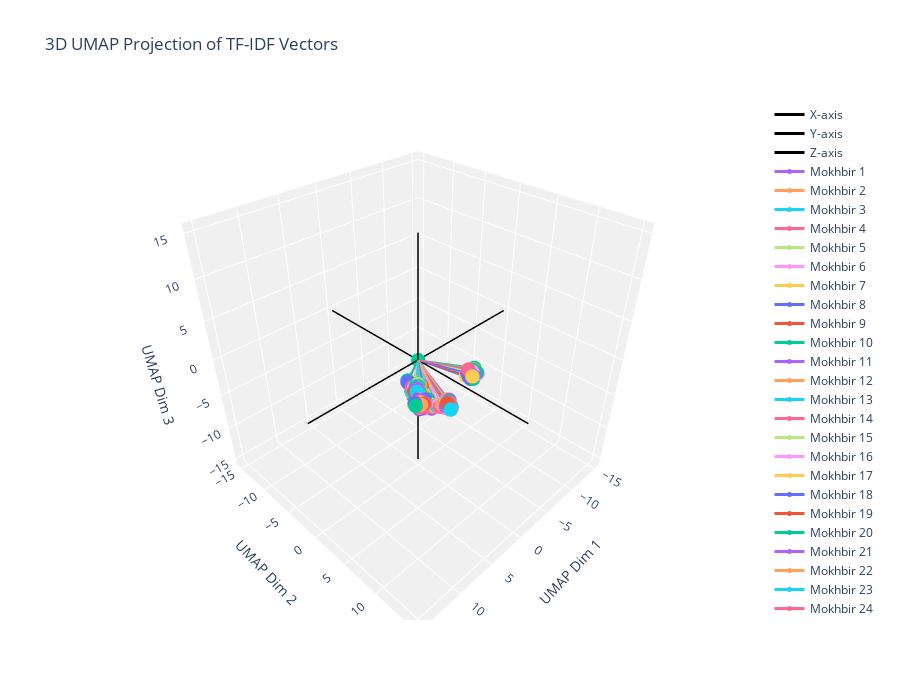

The code cell stored with this chart in its notebook:
### Code cell
plot_3d_vectors(X_umap, labels=labels, colors=None, title="3D UMAP Projection of TF-IDF Vectors")

### Figure 1 — Plotly figure (JSON) as saved in the notebook; plotly's stock layout.template omitted (floating-point values rounded to 4 significant figures)
{"data": [{"line": {"color": "black", "width": 3}, "mode": "lines", "name": "X-axis", "type": "scatter3d", "x": [-15.09, 15.09], "y": [0, 0], "z": [0, 0]}, {"line": {"color": "black", "width": 3}, "mode": "lines", "name": "Y-axis", "type": "scatter3d", "x": [0, 0], "y": [-15.09, 15.09], "z": [0, 0]}, {"line": {"color": "black", "width": 3}, "mode": "lines", "name": "Z-axis", "type": "scatter3d", "x": [0, 0], "y": [0, 0], "z": [-15.09, 15.09]}, {"line": {"width": 3}, "marker": {"size": 5}, "mode": "lines+markers", "name": "Mokhbir 1", "type": "scatter3d", "x": [0, 9.775], "y": [0, 10.05], "z": [0, 5.631]}, {"line": {"width": 3}, "marker": {"size": 5}, "mode": "lines+markers", "name": "Mokhbir 2", "type": "scatter3d", "x": [0, 10.66], "y": [0, 10.18], "z": [0, 5.777]}, {"line": {"width": 3}, "marker": {"size": 5}, "mode": "lines+markers", "name": "Mokhbir 3", "type": "scatter3d", "x": [0, 8.365], "y": [0, 8.181], "z": [0, 4.723]}, {"line": {"width": 3}, "marker": {"size": 5}, "mode": "lines+markers", "name": "Mokhbir 4", "type": "scatter3d", "x": [0, 10.5], "y": [0, 10.62], "z": [0, 5.524]}, {"line": {"width": 3}, "marker": {"size": 5}, "mode": "lines+markers", "name": "Mokhbir 5", "type": "scatter3d", "x": [0, 9.178], "y": [0, 10.24], "z": [0, 5.226]}, {"line": {"width": 3}, "marker": {"size": 5}, "mode": "lines+markers", "name": "Mokhbir 6", "type": "scatter3d", "x": [0, 7.648], "y": [0, 7.152], "z": [0, 4.298]}, {"line": {"width": 3}, "marker": {"size": 5}, "mode": "lines+markers", "name": "Mokhbir 7", "type": "scatter3d", "x": [0, 9.208], "y": [0, 10.69], "z": [0, 5.209]}, {"line": {"width": 3}, "marker": {"size": 5}, "mode": "lines+markers", "name": "Mokhbir 8", "type": "scatter3d", "x": [0, 9.058], "y": [0, 10.63], "z": [0, 5.074]}, {"line": {"width": 3}, "marker": {"size": 5}, "mode": "lines+markers", "name": "Mokhbir 9", "type": "scatter3d", "x": [0, 7.982], "y": [0, 7.485], "z": [0, 4.163]}, {"line": {"width": 3}, "marker": {"size": 5}, "mode": "lines+markers", "name": "Mokhbir 10", "type": "scatter3d", "x": [0, 7.185], "y": [0, 7.12], "z": [0, 4.188]}, {"line": {"width": 3}, "marker": {"size": 5}, "mode": "lines+markers", "name": "Mokhbir 11", "type": "scatter3d", "x": [0, 7.554], "y": [0, 7.531], "z": [0, 4.001]}, {"line": {"width": 3}, "marker": {"size": 5}, "mode": "lines+markers", "name": "Mokhbir 12", "type": "scatter3d", "x": [0, 9.334], "y": [0, 11.14], "z": [0, 5.341]}, {"line": {"width": 3}, "marker": {"size": 5}, "mode": "lines+markers", "name": "Mokhbir 13", "type": "scatter3d", "x": [0, 7.641], "y": [0, 8.017], "z": [0, 3.791]}, {"line": {"width": 3}, "marker": {"size": 5}, "mode": "lines+markers", "name": "Mokhbir 14", "type": "scatter3d", "x": [0, 10.05], "y": [0, 10.46], "z": [0, 5.66]}, {"line": {"width": 3}, "marker": {"size": 5}, "mode": "lines+markers", "name": "Mokhbir 15", "type": "scatter3d", "x": [0, 9.597], "y": [0, 10.6], "z": [0, 5.235]}, {"line": {"width": 3}, "marker": {"size": 5}, "mode": "lines+markers", "name": "Mokhbir 16", "type": "scatter3d", "x": [0, 7.202], "y": [0, 7.268], "z": [0, 3.961]}, {"line": {"width": 3}, "marker": {"size": 5}, "mode": "lines+markers", "name": "Mokhbir 17", "type": "scatter3d", "x": [0, 7.854], "y": [0, 7.723], "z": [0, 4.582]}, {"line": {"width": 3}, "marker": {"size": 5}, "mode": "lines+markers", "name": "Mokhbir 18", "type": "scatter3d", "x": [0, 10.49], "y": [0, 10.59], "z": [0, 5.372]}, {"line": {"width": 3}, "marker": {"size": 5}, "mode": "lines+markers", "name": "Mokhbir 19", "type": "scatter3d", "x": [0, 8.138], "y": [0, 7.685], "z": [0, 4.459]}, {"line": {"width": 3}, "marker": {"size": 5}, "mode": "lines+markers", "name": "Mokhbir 20", "type": "scatter3d", "x": [0, 10.76], "y": [0, 10.44], "z": [0, 5.802]}, {"line": {"width": 3}, "marker": {"size": 5}, "mode": "lines+markers", "name": "Mokhbir 21", "type": "scatter3d", "x": [0, 9.237], "y": [0, 10.91], "z": [0, 4.878]}, {"line": {"width": 3}, "marker": {"size": 5}, "mode": "lines+markers", "name": "Mokhbir 22", "type": "scatter3d", "x": [0, 9.128], "y": [0, 10.75], "z": [0, 4.913]}, {"line": {"width": 3}, "marker": {"size": 5}, "mode": "lines+markers", "name": "Mokhbir 23", "type": "scatter3d", "x": [0, 8.09], "y": [0, 7.929], "z": [0, 4.411]}, {"line": {"width": 3}, "marker": {"size": 5}, "mode": "lines+markers", "name": "Mokhbir 24", "type": "scatter3d", "x": [0, 9.852], "y": [0, 10.66], "z": [0, 5.673]}, {"line": {"width": 3}, "marker": {"size": 5}, "mode": "lines+markers", "name": "Mokhbir 25", "type": "scatter3d", "x": [0, 9.058], "y": [0, 10.25], "z": [0, 5.215]}, {"line": {"width": 3}, "marker": {"size": 5}, "mode": "lines+markers", "name": "Mokhbir 26", "type": "scatter3d", "x": [0, 10.66], "y": [0, 10.38], "z": [0, 5.901]}, {"line": {"width": 3}, "marker": {"size": 5}, "mode": "lines+markers", "name": "Mokhbir 27", "type": "scatter3d", "x": [0, 10.11], "y": [0, 10.37], "z": [0, 5.762]}, {"line": {"width": 3}, "marker": {"size": 5}, "mode": "lines+markers", "name": "Mokhbir 28", "type": "scatter3d", "x": [0, 9.392], "y": [0, 10.19], "z": [0, 5.58]}, {"line": {"width": 3}, "marker": {"size": 5}, "mode": "lines+markers", "name": "Mokhbir 29", "type": "scatter3d", "x": [0, 8.293], "y": [0, 8.137], "z": [0, 4.621]}, {"line": {"width": 3}, "marker": {"size": 5}, "mode": "lines+markers", "name": "Mokhbir 30", "type": "scatter3d", "x": [0, 9.074], "y": [0, 9.913], "z": [0, 5.069]}, {"line": {"width": 3}, "marker": {"size": 5}, "mode": "lines+markers", "name": "Mokhbir 31", "type": "scatter3d", "x": [0, 10.18], "y": [0, 10.63], "z": [0, 5.753]}, {"line": {"width": 3}, "marker": {"size": 5}, "mode": "lines+markers", "name": "Mokhbir 32", "type": "scatter3d", "x": [0, 10.37], "y": [0, 10.72], "z": [0, 5.852]}, {"line": {"width": 3}, "marker": {"size": 5}, "mode": "lines+markers", "name": "Mokhbir 33", "type": "scatter3d", "x": [0, 7.616], "y": [0, 7.303], "z": [0, 4.504]}, {"line": {"width": 3}, "marker": {"size": 5}, "mode": "lines+markers", "name": "Mokhbir 34", "type": "scatter3d", "x": [0, 10.59], "y": [0, 10.29], "z": [0, 5.967]}, {"line": {"width": 3}, "marker": {"size": 5}, "mode": "lines+markers", "name": "Mokhbir 35", "type": "scatter3d", "x": [0, 9.226], "y": [0, 10.46], "z": [0, 5.012]}, {"line": {"width": 3}, "marker": {"size": 5}, "mode": "lines+markers", "name": "Mokhbir 36", "type": "scatter3d", "x": [0, 9.656], "y": [0, 9.792], "z": [0, 5.431]}, {"line": {"width": 3}, "marker": {"size": 5}, "mode": "lines+markers", "name": "Mokhbir 37", "type": "scatter3d", "x": [0, 9.62], "y": [0, 10.43], "z": [0, 5.393]}, {"line": {"width": 3}, "marker": {"size": 5}, "mode": "lines+markers", "name": "Mokhbir 38", "type": "scatter3d", "x": [0, 10.71], "y": [0, 10.3], "z": [0, 5.976]}, {"line": {"width": 3}, "marker": {"size": 5}, "mode": "lines+markers", "name": "Mokhbir 39", "type": "scatter3d", "x": [0, 8.972], "y": [0, 10.5], "z": [0, 5.015]}, {"line": {"width": 3}, "marker": {"size": 5}, "mode": "lines+markers", "name": "Mokhbir 40", "type": "scatter3d", "x": [0, 7.82], "y": [0, 7.503], "z": [0, 4.597]}, {"line": {"width": 3}, "marker": {"size": 5}, "mode": "lines+markers", "name": "Mokhbir 41", "type": "scatter3d", "x": [0, 7.925], "y": [0, 7.762], "z": [0, 4.636]}, {"line": {"width": 3}, "marker": {"size": 5}, "mode": "lines+markers", "name": "Mokhbir 42", "type": "scatter3d", "x": [0, 9.274], "y": [0, 9.62], "z": [0, 5.188]}, {"line": {"width": 3}, "marker": {"size": 5}, "mode": "lines+markers", "name": "Mokhbir 43", "type": "scatter3d", "x": [0, 9.104], "y": [0, 9.709], "z": [0, 5.264]}, {"line": {"width": 3}, "marker": {"size": 5}, "mode": "lines+markers", "name": "Mokhbir 44", "type": "scatter3d", "x": [0, 10.27], "y": [0, 10.78], "z": [0, 5.399]}, {"line": {"width": 3}, "marker": {"size": 5}, "mode": "lines+markers", "name": "Mokhbir 45", "type": "scatter3d", "x": [0, 10.47], "y": [0, 10.44], "z": [0, 5.587]}, {"line": {"width": 3}, "marker": {"size": 5}, "mode": "lines+markers", "name": "Mokhbir 46", "type": "scatter3d", "x": [0, 9.703], "y": [0, 10.57], "z": [0, 5.31]}, {"line": {"width": 3}, "marker": {"size": 5}, "mode": "lines+markers", "name": "Mokhbir 47", "type": "scatter3d", "x": [0, 10.35], "y": [0, 10.16], "z": [0, 5.73]}, {"line": {"width": 3}, "marker": {"size": 5}, "mode": "lines+markers", "name": "Mokhbir 48", "type": "scatter3d", "x": [0, 9.752], "y": [0, 9.721], "z": [0, 5.448]}, {"line": {"width": 3}, "marker": {"size": 5}, "mode": "lines+markers", "name": "Mokhbir 49", "type": "scatter3d", "x": [0, 10.1], "y": [0, 10.74], "z": [0, 5.835]}, {"line": {"width": 3}, "marker": {"size": 5}, "mode": "lines+markers", "name": "Mokhbir 50", "type": "scatter3d", "x": [0, 9.077], "y": [0, 10.3], "z": [0, 5.451]}, {"line": {"width": 3}, "marker": {"size": 5}, "mode": "lines+markers", "name": "Hadaraa 51", "type": "scatter3d", "x": [0, 6.816], "y": [0, 6.856], "z": [0, 3.496]}, {"line": {"width": 3}, "marker": {"size": 5}, "mode": "lines+markers", "name": "Hadaraa 52", "type": "scatter3d", "x": [0, 7.008], "y": [0, 6.316], "z": [0, 3.646]}, {"line": {"width": 3}, "marker": {"size": 5}, "mode": "lines+markers", "name": "Hadaraa 53", "type": "scatter3d", "x": [0, 6.735], "y": [0, 6.78], "z": [0, 4.084]}, {"line": {"width": 3}, "marker": {"size": 5}, "mode": "lines+markers", "name": "Hadaraa 54", "type": "scatter3d", "x": [0, 7.047], "y": [0, 6.501], "z": [0, 2.96]}, {"line": {"width": 3}, "marker": {"size": 5}, "mode": "lines+markers", "name": "Hadaraa 55", "type": "scatter3d", "x": [0, 6.756], "y": [0, 6.32], "z": [0, 3.913]}, {"line": {"width": 3}, "marker": {"size": 5}, "mode": "lines+markers", "name": "Hadaraa 56", "type": "scatter3d", "x": [0, 6.942], "y": [0, 7.053], "z": [0, 3.354]}, {"line": {"width": 3}, "marker": {"size": 5}, "mode": "lines+markers", "name": "Hadaraa 57", "type": "scatter3d", "x": [0, 7.104], "y": [0, 6.416], "z": [0, 3.819]}, {"line": {"width": 3}, "marker": {"size": 5}, "mode": "lines+markers", "name": "Hadaraa 58", "type": "scatter3d", "x": [0, 6.736], "y": [0, 6.733], "z": [0, 3.071]}, {"line": {"width": 3}, "marker": {"size": 5}, "mode": "lines+markers", "name": "Hadaraa 59", "type": "scatter3d", "x": [0, 6.506], "y": [0, 6.976], "z": [0, 3.779]}, {"line": {"width": 3}, "marker": {"size": 5}, "mode": "lines+markers", "name": "Hadaraa 60", "type": "scatter3d", "x": [0, 7.179], "y": [0, 6.814], "z": [0, 3.942]}, {"line": {"width": 3}, "marker": {"size": 5}, "mode": "lines+markers", "name": "Hadaraa 61", "type": "scatter3d", "x": [0, 7.287], "y": [0, 6.867], "z": [0, 3.3]}, {"line": {"width": 3}, "marker": {"size": 5}, "mode": "lines+markers", "name": "Hadaraa 62", "type": "scatter3d", "x": [0, 6.805], "y": [0, 7.206], "z": [0, 3.148]}, {"line": {"width": 3}, "marker": {"size": 5}, "mode": "lines+markers", "name": "Hadaraa 63", "type": "scatter3d", "x": [0, 7.087], "y": [0, 7.06], "z": [0, 3.206]}, {"line": {"width": 3}, "marker": {"size": 5}, "mode": "lines+markers", "name": "Hadaraa 64", "type": "scatter3d", "x": [0, 8.945], "y": [0, 11.6], "z": [0, 5.323]}, {"line": {"width": 3}, "marker": {"size": 5}, "mode": "lines+markers", "name": "Hadaraa 65", "type": "scatter3d", "x": [0, 7.152], "y": [0, 6.839], "z": [0, 3.424]}, {"line": {"width": 3}, "marker": {"size": 5}, "mode": "lines+markers", "name": "Hadaraa 66", "type": "scatter3d", "x": [0, 6.769], "y": [0, 6.452], "z": [0, 3.103]}, {"line": {"width": 3}, "marker": {"size": 5}, "mode": "lines+markers", "name": "Hadaraa 67", "type": "scatter3d", "x": [0, 7.389], "y": [0, 6.521], "z": [0, 3.168]}, {"line": {"width": 3}, "marker": {"size": 5}, "mode": "lines+markers", "name": "Hadaraa 68", "type": "scatter3d", "x": [0, 7.434], "y": [0, 6.055], "z": [0, 4.133]}, {"line": {"width": 3}, "marker": {"size": 5}, "mode": "lines+markers", "name": "Hadaraa 69", "type": "scatter3d", "x": [0, 7.413], "y": [0, 6.015], "z": [0, 4.183]}, {"line": {"width": 3}, "marker": {"size": 5}, "mode": "lines+markers", "name": "Hadaraa 70", "type": "scatter3d", "x": [0, 6.837], "y": [0, 6.629], "z": [0, 3.966]}, {"line": {"width": 3}, "marker": {"size": 5}, "mode": "lines+markers", "name": "Hadaraa 71", "type": "scatter3d", "x": [0, 6.977], "y": [0, 6.776], "z": [0, 2.831]}, {"line": {"width": 3}, "marker": {"size": 5}, "mode": "lines+markers", "name": "Hadaraa 72", "type": "scatter3d", "x": [0, 6.374], "y": [0, 6.643], "z": [0, 3.294]}, {"line": {"width": 3}, "marker": {"size": 5}, "mode": "lines+markers", "name": "Hadaraa 73", "type": "scatter3d", "x": [0, 9.076], "y": [0, 11.35], "z": [0, 5.409]}, {"line": {"width": 3}, "marker": {"size": 5}, "mode": "lines+markers", "name": "Hadaraa 74", "type": "scatter3d", "x": [0, 7.139], "y": [0, 6.969], "z": [0, 2.936]}, {"line": {"width": 3}, "marker": {"size": 5}, "mode": "lines+markers", "name": "Hadaraa 75", "type": "scatter3d", "x": [0, 7.243], "y": [0, 6.669], "z": [0, 2.834]}, {"line": {"width": 3}, "marker": {"size": 5}, "mode": "lines+markers", "name": "Hadaraa 76", "type": "scatter3d", "x": [0, 8.901], "y": [0, 11.47], "z": [0, 5.493]}, {"line": {"width": 3}, "marker": {"size": 5}, "mode": "lines+markers", "name": "Hadaraa 77", "type": "scatter3d", "x": [0, 6.265], "y": [0, 7.123], "z": [0, 3.434]}, {"line": {"width": 3}, "marker": {"size": 5}, "mode": "lines+markers", "name": "Hadaraa 78", "type": "scatter3d", "x": [0, 7.518], "y": [0, 6.085], "z": [0, 4.271]}, {"line": {"width": 3}, "marker": {"size": 5}, "mode": "lines+markers", "name": "Hadaraa 79", "type": "scatter3d", "x": [0, 6.741], "y": [0, 6.414], "z": [0, 3.048]}, {"line": {"width": 3}, "marker": {"size": 5}, "mode": "lines+markers", "name": "Hadaraa 80", "type": "scatter3d", "x": [0, 7.549], "y": [0, 7.081], "z": [0, 3.202]}, {"line": {"width": 3}, "marker": {"size": 5}, "mode": "lines+markers", "name": "Hadaraa 81", "type": "scatter3d", "x": [0, 6.513], "y": [0, 6.348], "z": [0, 3.322]}, {"line": {"width": 3}, "marker": {"size": 5}, "mode": "lines+markers", "name": "Hadaraa 82", "type": "scatter3d", "x": [0, 8.749], "y": [0, 11.68], "z": [0, 5.504]}, {"line": {"width": 3}, "marker": {"size": 5}, "mode": "lines+markers", "name": "Hadaraa 83", "type": "scatter3d", "x": [0, 6.504], "y": [0, 6.708], "z": [0, 2.938]}, {"line": {"width": 3}, "marker": {"size": 5}, "mode": "lines+markers", "name": "Hadaraa 84", "type": "scatter3d", "x": [0, 6.708], "y": [0, 6.171], "z": [0, 3.561]}, {"line": {"width": 3}, "marker": {"size": 5}, "mode": "lines+markers", "name": "Hadaraa 85", "type": "scatter3d", "x": [0, 7.384], "y": [0, 6.555], "z": [0, 3.244]}, {"line": {"width": 3}, "marker": {"size": 5}, "mode": "lines+markers", "name": "Hadaraa 86", "type": "scatter3d", "x": [0, 8.63], "y": [0, 11.77], "z": [0, 5.124]}, {"line": {"width": 3}, "marker": {"size": 5}, "mode": "lines+markers", "name": "Hadaraa 87", "type": "scatter3d", "x": [0, 7.394], "y": [0, 6.98], "z": [0, 3.574]}, {"line": {"width": 3}, "marker": {"size": 5}, "mode": "lines+markers", "name": "Hadaraa 88", "type": "scatter3d", "x": [0, 7.23], "y": [0, 6.526], "z": [0, 3.579]}, {"line": {"width": 3}, "marker": {"size": 5}, "mode": "lines+markers", "name": "Hadaraa 89", "type": "scatter3d", "x": [0, 6.541], "y": [0, 6.285], "z": [0, 2.932]}, {"line": {"width": 3}, "marker": {"size": 5}, "mode": "lines+markers", "name": "Hadaraa 90", "type": "scatter3d", "x": [0, 7.365], "y": [0, 5.932], "z": [0, 4.295]}, {"line": {"width": 3}, "marker": {"size": 5}, "mode": "lines+markers", "name": "Hadaraa 91", "type": "scatter3d", "x": [0, 7.09], "y": [0, 6.819], "z": [0, 3.102]}, {"line": {"width": 3}, "marker": {"size": 5}, "mode": "lines+markers", "name": "Hadaraa 92", "type": "scatter3d", "x": [0, 6.68], "y": [0, 6.919], "z": [0, 3.931]}, {"line": {"width": 3}, "marker": {"size": 5}, "mode": "lines+markers", "name": "Hadaraa 93", "type": "scatter3d", "x": [0, 7.648], "y": [0, 6.722], "z": [0, 3.633]}, {"line": {"width": 3}, "marker": {"size": 5}, "mode": "lines+markers", "name": "Hadaraa 94", "type": "scatter3d", "x": [0, 7.516], "y": [0, 6.696], "z": [0, 3.969]}, {"line": {"width": 3}, "marker": {"size": 5}, "mode": "lines+markers", "name": "Hadaraa 95", "type": "scatter3d", "x": [0, 6.768], "y": [0, 7.249], "z": [0, 3.13]}, {"line": {"width": 3}, "marker": {"size": 5}, "mode": "lines+markers", "name": "Hadaraa 96", "type": "scatter3d", "x": [0, 6.719], "y": [0, 6.209], "z": [0, 3.857]}, {"line": {"width": 3}, "marker": {"size": 5}, "mode": "lines+markers", "name": "Hadaraa 97", "type": "scatter3d", "x": [0, 6.951], "y": [0, 6.847], "z": [0, 4.118]}, {"line": {"width": 3}, "marker": {"size": 5}, "mode": "lines+markers", "name": "Hadaraa 98", "type": "scatter3d", "x": [0, 7.4], "y": [0, 6.74], "z": [0, 2.897]}, {"line": {"width": 3}, "marker": {"size": 5}, "mode": "lines+markers", "name": "Hadaraa 99", "type": "scatter3d", "x": [0, 6.606], "y": [0, 6.616], "z": [0, 3.529]}, {"line": {"width": 3}, "marker": {"size": 5}, "mode": "lines+markers", "name": "Hadaraa 100", "type": "scatter3d", "x": [0, 6.553], "y": [0, 6.165], "z": [0, 3.219]}, {"line": {"width": 3}, "marker": {"size": 5}, "mode": "lines+markers", "name": "Da7ee7 101", "type": "scatter3d", "x": [0, 8.69], "y": [0, 12.07], "z": [0, 5.489]}, {"line": {"width": 3}, "marker": {"size": 5}, "mode": "lines+markers", "name": "Da7ee7 102", "type": "scatter3d", "x": [0, 1.385], "y": [0, 8.969], "z": [0, 3.661]}, {"line": {"width": 3}, "marker": {"size": 5}, "mode": "lines+markers", "name": "Da7ee7 103", "type": "scatter3d", "x": [0, 1.682], "y": [0, 8.436], "z": [0, 3.466]}, {"line": {"width": 3}, "marker": {"size": 5}, "mode": "lines+markers", "name": "Da7ee7 104", "type": "scatter3d", "x": [0, 8.511], "y": [0, 11.97], "z": [0, 5.599]}, {"line": {"width": 3}, "marker": {"size": 5}, "mode": "lines+markers", "name": "Da7ee7 105", "type": "scatter3d", "x": [0, 8.45], "y": [0, 12.03], "z": [0, 5.703]}, {"line": {"width": 3}, "marker": {"size": 5}, "mode": "lines+markers", "name": "Da7ee7 106", "type": "scatter3d", "x": [0, 1.535], "y": [0, 8.971], "z": [0, 3.877]}, {"line": {"width": 3}, "marker": {"size": 5}, "mode": "lines+markers", "name": "Da7ee7 107", "type": "scatter3d", "x": [0, 1.624], "y": [0, 8.597], "z": [0, 3.062]}, {"line": {"width": 3}, "marker": {"size": 5}, "mode": "lines+markers", "name": "Da7ee7 108", "type": "scatter3d", "x": [0, 1.757], "y": [0, 9.271], "z": [0, 3.64]}, {"line": {"width": 3}, "marker": {"size": 5}, "mode": "lines+markers", "name": "Da7ee7 109", "type": "scatter3d", "x": [0, 8.587], "y": [0, 12.14], "z": [0, 5.798]}, {"line": {"width": 3}, "marker": {"size": 5}, "mode": "lines+markers", "name": "Da7ee7 110", "type": "scatter3d", "x": [0, 8.325], "y": [0, 12.13], "z": [0, 5.826]}, {"line": {"width": 3}, "marker": {"size": 5}, "mode": "lines+markers", "name": "Da7ee7 111", "type": "scatter3d", "x": [0, 8.242], "y": [0, 12.05], "z": [0, 5.928]}, {"line": {"width": 3}, "marker": {"size": 5}, "mode": "lines+markers", "name": "Da7ee7 112", "type": "scatter3d", "x": [0, 8.416], "y": [0, 12.51], "z": [0, 5.428]}, {"line": {"width": 3}, "marker": {"size": 5}, "mode": "lines+markers", "name": "Da7ee7 113", "type": "scatter3d", "x": [0, 8.403], "y": [0, 12.44], "z": [0, 5.575]}, {"line": {"width": 3}, "marker": {"size": 5}, "mode": "lines+markers", "name": "Da7ee7 114", "type": "scatter3d", "x": [0, 8.416], "y": [0, 12.23], "z": [0, 5.784]}, {"line": {"width": 3}, "marker": {"size": 5}, "mode": "lines+markers", "name": "Da7ee7 115", "type": "scatter3d", "x": [0, 1.456], "y": [0, 8.9], "z": [0, 3.669]}, {"line": {"width": 3}, "marker": {"size": 5}, "mode": "lines+markers", "name": "Da7ee7 116", "type": "scatter3d", "x": [0, 1.068], "y": [0, 8.635], "z": [0, 3.746]}, {"line": {"width": 3}, "marker": {"size": 5}, "mode": "lines+markers", "name": "Da7ee7 117", "type": "scatter3d", "x": [0, 1.274], "y": [0, 9.182], "z": [0, 3.438]}, {"line": {"width": 3}, "marker": {"size": 5}, "mode": "lines+markers", "name": "Da7ee7 118", "type": "scatter3d", "x": [0, 1.891], "y": [0, 8.66], "z": [0, 3.739]}, {"line": {"width": 3}, "marker": {"size": 5}, "mode": "lines+markers", "name": "Da7ee7 119", "type": "scatter3d", "x": [0, 1.355], "y": [0, 8.618], "z": [0, 3.076]}, {"line": {"width": 3}, "marker": {"size": 5}, "mode": "lines+markers", "name": "Da7ee7 120", "type": "scatter3d", "x": [0, 1.425], "y": [0, 8.889], "z": [0, 4.025]}, {"line": {"width": 3}, "marker": {"size": 5}, "mode": "lines+markers", "name": "Da7ee7 121", "type": "scatter3d", "x": [0, 1.353], "y": [0, 8.836], "z": [0, 3.602]}, {"line": {"width": 3}, "marker": {"size": 5}, "mode": "lines+markers", "name": "Da7ee7 122", "type": "scatter3d", "x": [0, 1.137], "y": [0, 8.75], "z": [0, 3.866]}, {"line": {"width": 3}, "marker": {"size": 5}, "mode": "lines+markers", "name": "Da7ee7 123", "type": "scatter3d", "x": [0, 1.417], "y": [0, 8.447], "z": [0, 3.481]}, {"line": {"width": 3}, "marker": {"size": 5}, "mode": "lines+markers", "name": "Da7ee7 124", "type": "scatter3d", "x": [0, 8.599], "y": [0, 12.47], "z": [0, 5.327]}, {"line": {"width": 3}, "marker": {"size": 5}, "mode": "lines+markers", "name": "Da7ee7 125", "type": "scatter3d", "x": [0, 1.252], "y": [0, 8.417], "z": [0, 3.365]}, {"line": {"width": 3}, "marker": {"size": 5}, "mode": "lines+markers", "name": "Da7ee7 126", "type": "scatter3d", "x": [0, 1.708], "y": [0, 8.765], "z": [0, 3.281]}, {"line": {"width": 3}, "marker": {"size": 5}, "mode": "lines+markers", "name": "Da7ee7 127", "type": "scatter3d", "x": [0, 1.859], "y": [0, 8.478], "z": [0, 3.299]}, {"line": {"width": 3}, "marker": {"size": 5}, "mode": "lines+markers", "name": "Da7ee7 128", "type": "scatter3d", "x": [0, 2.01], "y": [0, 8.995], "z": [0, 3.495]}, {"line": {"width": 3}, "marker": {"size": 5}, "mode": "lines+markers", "name": "Da7ee7 129", "type": "scatter3d", "x": [0, 8.5], "y": [0, 12.43], "z": [0, 5.486]}, {"line": {"width": 3}, "marker": {"size": 5}, "mode": "lines+markers", "name": "Da7ee7 130", "type": "scatter3d", "x": [0, 1.197], "y": [0, 9.283], "z": [0, 3.756]}, {"line": {"width": 3}, "marker": {"size": 5}, "mode": "lines+markers", "name": "Da7ee7 131", "type": "scatter3d", "x": [0, 8.499], "y": [0, 12.4], "z": [0, 5.379]}, {"line": {"width": 3}, "marker": {"size": 5}, "mode": "lines+markers", "name": "Da7ee7 132", "type": "scatter3d", "x": [0, 8.312], "y": [0, 11.85], "z": [0, 5.917]}, {"line": {"width": 3}, "marker": {"size": 5}, "mode": "lines+markers", "name": "Da7ee7 133", "type": "scatter3d", "x": [0, 8.393], "y": [0, 11.98], "z": [0, 5.818]}, {"line": {"width": 3}, "marker": {"size": 5}, "mode": "lines+markers", "name": "Da7ee7 134", "type": "scatter3d", "x": [0, 1.775], "y": [0, 8.671], "z": [0, 4.105]}, {"line": {"width": 3}, "marker": {"size": 5}, "mode": "lines+markers", "name": "Da7ee7 135", "type": "scatter3d", "x": [0, 1.6], "y": [0, 8.588], "z": [0, 3.689]}, {"line": {"width": 3}, "marker": {"size": 5}, "mode": "lines+markers", "name": "Da7ee7 136", "type": "scatter3d", "x": [0, 0.9253], "y": [0, 8.813], "z": [0, 3.127]}, {"line": {"width": 3}, "marker": {"size": 5}, "mode": "lines+markers", "name": "Da7ee7 137", "type": "scatter3d", "x": [0, 1.415], "y": [0, 8.463], "z": [0, 3.186]}, {"line": {"width": 3}, "marker": {"size": 5}, "mode": "lines+markers", "name": "Da7ee7 138", "type": "scatter3d", "x": [0, 1.755], "y": [0, 9.002], "z": [0, 3.141]}, {"line": {"width": 3}, "marker": {"size": 5}, "mode": "lines+markers", "name": "Da7ee7 139", "type": "scatter3d", "x": [0, 1.107], "y": [0, 8.588], "z": [0, 3.749]}, {"line": {"width": 3}, "marker": {"size": 5}, "mode": "lines+markers", "name": "Da7ee7 140", "type": "scatter3d", "x": [0, 1.581], "y": [0, 9.178], "z": [0, 3.141]}, {"line": {"width": 3}, "marker": {"size": 5}, "mode": "lines+markers", "name": "Da7ee7 141", "type": "scatter3d", "x": [0, 1.483], "y": [0, 9.195], "z": [0, 3.704]}, {"line": {"width": 3}, "marker": {"size": 5}, "mode": "lines+markers", "name": "Da7ee7 142", "type": "scatter3d", "x": [0, 1.712], "y": [0, 8.643], "z": [0, 3.365]}, {"line": {"width": 3}, "marker": {"size": 5}, "mode": "lines+markers", "name": "Da7ee7 143", "type": "scatter3d", "x": [0, 8.621], "y": [0, 12.58], "z": [0, 5.386]}, {"line": {"width": 3}, "marker": {"size": 5}, "mode": "lines+markers", "name": "Da7ee7 144", "type": "scatter3d", "x": [0, 1.605], "y": [0, 8.946], "z": [0, 3.791]}, {"line": {"width": 3}, "marker": {"size": 5}, "mode": "lines+markers", "name": "Da7ee7 145", "type": "scatter3d", "x": [0, 0.9847], "y": [0, 8.911], "z": [0, 3.307]}, {"line": {"width": 3}, "marker": {"size": 5}, "mode": "lines+markers", "name": "Da7ee7 146", "type": "scatter3d", "x": [0, 1.086], "y": [0, 9.305], "z": [0, 3.576]}, {"line": {"width": 3}, "marker": {"size": 5}, "mode": "lines+markers", "name": "Da7ee7 147", "type": "scatter3d", "x": [0, 1.844], "y": [0, 9.276], "z": [0, 3.629]}, {"line": {"width": 3}, "marker": {"size": 5}, "mode": "lines+markers", "name": "Da7ee7 148", "type": "scatter3d", "x": [0, 1.156], "y": [0, 8.991], "z": [0, 3.235]}, {"line": {"width": 3}, "marker": {"size": 5}, "mode": "lines+markers", "name": "Da7ee7 149", "type": "scatter3d", "x": [0, 1.957], "y": [0, 8.898], "z": [0, 3.51]}, {"line": {"width": 3}, "marker": {"size": 5}, "mode": "lines+markers", "name": "Da7ee7 150", "type": "scatter3d", "x": [0, 0.9281], "y": [0, 8.701], "z": [0, 3.883]}], "layout": {"height": 700, "scene": {"xaxis": {"backgroundcolor": "rgb(240, 240, 240)", "title": {"text": "UMAP Dim 1"}}, "yaxis": {"backgroundcolor": "rgb(240, 240, 240)", "title": {"text": "UMAP Dim 2"}}, "zaxis": {"backgroundcolor": "rgb(240, 240, 240)", "title": {"text": "UMAP Dim 3"}}}, "showlegend": true, "title": {"text": "3D UMAP Projection of TF-IDF Vectors"}, "width": 900}}
